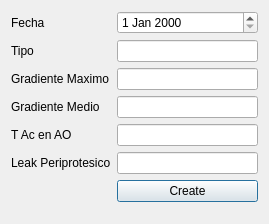
<?xml version="1.0" encoding="UTF-8"?>
<ui version="4.0">
 <class>DialogProtesisMecanica</class>
 <widget class="QDialog" name="DialogProtesisMecanica">
  <property name="geometry">
   <rect>
    <x>0</x>
    <y>0</y>
    <width>269</width>
    <height>224</height>
   </rect>
  </property>
  <property name="windowTitle">
   <string>Dialog</string>
  </property>
  <layout class="QFormLayout" name="formLayout">
   <item row="0" column="0">
    <widget class="QLabel" name="label">
     <property name="text">
      <string>Fecha</string>
     </property>
    </widget>
   </item>
   <item row="0" column="1">
    <widget class="QDateEdit" name="dateEditProtBio"/>
   </item>
   <item row="2" column="0">
    <widget class="QLabel" name="label_2">
     <property name="text">
      <string>Gradiente Maximo</string>
     </property>
    </widget>
   </item>
   <item row="2" column="1">
    <widget class="QLineEdit" name="lineEditGradienteMaximo"/>
   </item>
   <item row="3" column="1">
    <widget class="QLineEdit" name="lineEditGradienteMedio"/>
   </item>
   <item row="3" column="0">
    <widget class="QLabel" name="label_3">
     <property name="text">
      <string>Gradiente Medio</string>
     </property>
    </widget>
   </item>
   <item row="4" column="0">
    <widget class="QLabel" name="label_4">
     <property name="text">
      <string>T Ac en AO</string>
     </property>
    </widget>
   </item>
   <item row="4" column="1">
    <widget class="QLineEdit" name="lineEditTacEnAo"/>
   </item>
   <item row="6" column="1">
    <widget class="QPushButton" name="pushButtonProtMec">
     <property name="text">
      <string>Create</string>
     </property>
    </widget>
   </item>
   <item row="1" column="1">
    <widget class="QLineEdit" name="lineEditTipo"/>
   </item>
   <item row="1" column="0">
    <widget class="QLabel" name="label_5">
     <property name="text">
      <string>Tipo</string>
     </property>
    </widget>
   </item>
   <item row="5" column="1">
    <widget class="QLineEdit" name="lineEditLeak"/>
   </item>
   <item row="5" column="0">
    <widget class="QLabel" name="label_6">
     <property name="text">
      <string>Leak Periprotesico</string>
     </property>
    </widget>
   </item>
  </layout>
 </widget>
 <resources/>
 <connections/>
</ui>
